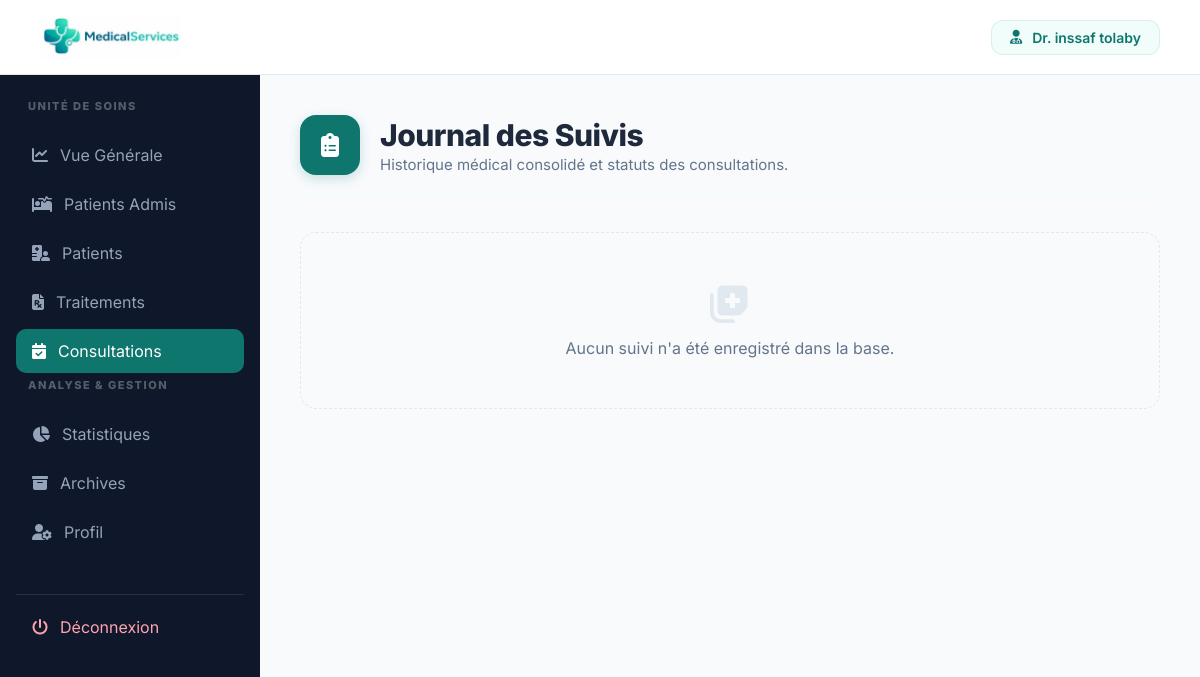
Before: /connexio_utilisateur/suivis.php (signed in) with the older database file.
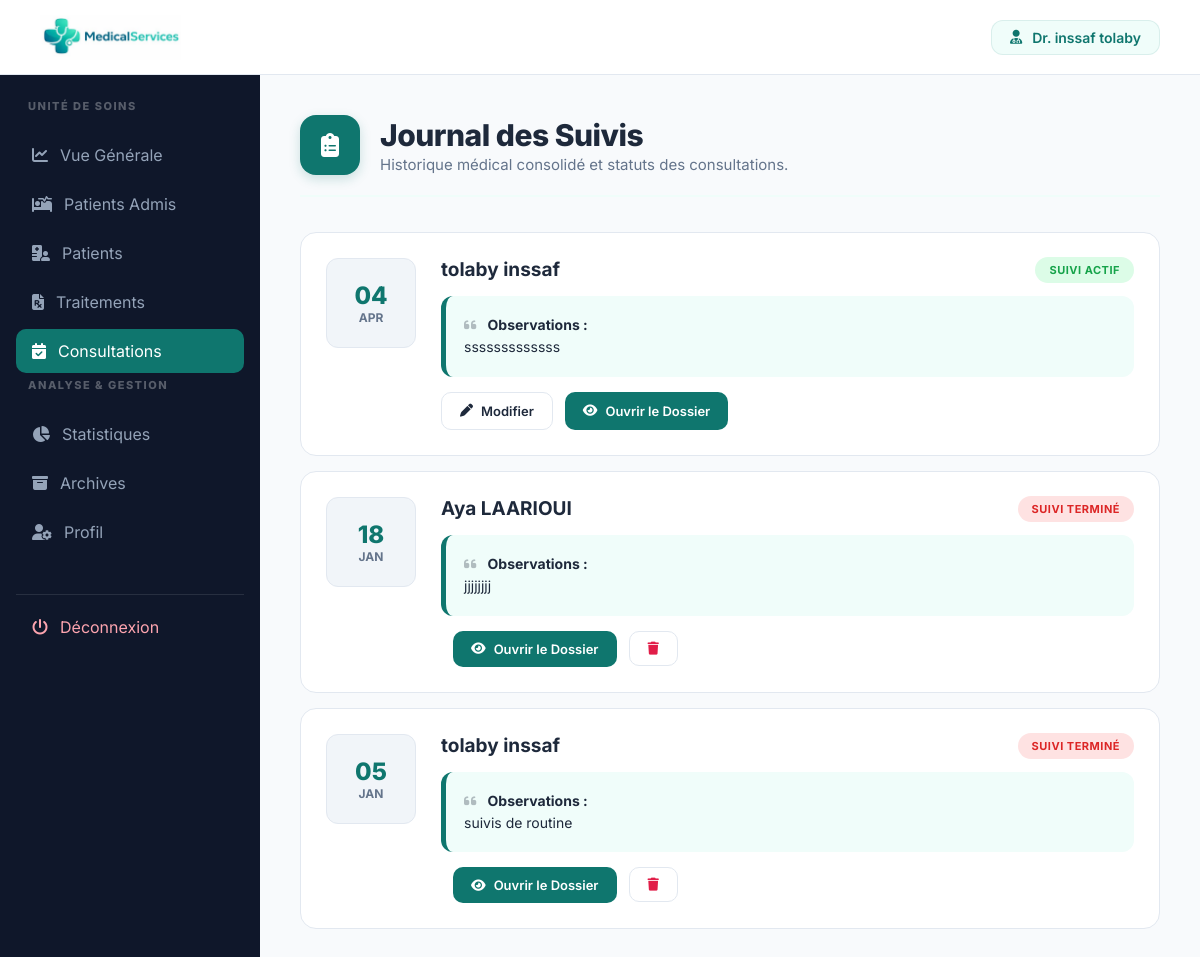
After: the same page with the newer database file.
### tables this page shows
CREATE TABLE `suivis` (
  `id_suivi` int(11) NOT NULL,
  `id_patient` int(11) DEFAULT NULL,
  `id_medecin` int(11) NOT NULL,
  `date_suivi` date DEFAULT NULL,
  `commentaire` text DEFAULT NULL,
  `status` enum('En cours','Terminé') DEFAULT 'En cours'
);

CREATE TABLE `patients` (
  `id_patient` int(11) NOT NULL,
  `CIN` varchar(10) NOT NULL,
  `nom` varchar(50) NOT NULL,
  `prenom` varchar(50) NOT NULL,
  `date_naissance` date DEFAULT NULL,
  `sexe` varchar(255) DEFAULT NULL,
  `adresse` varchar(100) DEFAULT NULL,
  `telephone` varchar(20) DEFAULT NULL,
  `email` varchar(50) DEFAULT NULL,
  `groupe_sanguin` varchar(255) NOT NULL,
  `statut` varchar(255) NOT NULL DEFAULT 'stable',
  `allergies` text NOT NULL,
  `date_inscription` timestamp NOT NULL DEFAULT current_timestamp(),
  `id_medecin` int(11) NOT NULL
);

### connexio_utilisateur/suivis.php (the view, shortened to what the changed rows need)
<?php
include("../config/connexion.php");
$id_medecin = $_SESSION['user_id'];
$stmt = $pdo->prepare("
    SELECT
        s.id_suivi,
        s.date_suivi,
        s.commentaire,
        s.status,
        p.id_patient,
        p.nom,
        p.prenom
    FROM suivis s
    JOIN patients p ON s.id_patient = p.id_patient
    WHERE p.id_medecin = ?
    ORDER BY s.date_suivi DESC
");
$stmt->execute([$id_medecin]);
$suivis = $stmt->fetchAll(PDO::FETCH_ASSOC);
$today = date('Y-m-d');
foreach ($suivis as $key => $s) {
    $dateOnly = date('Y-m-d', strtotime($s['date_suivi']));
    if ($dateOnly <= $today && $s['status'] !== 'Terminé') {
        $suivis[$key]['status'] = 'Terminé';
    }
}
?>
<!DOCTYPE html>
<html lang="fr">
<head>
    <link rel="stylesheet" href="https://cdnjs.cloudflare.com/ajax/libs/font-awesome/6.5.0/css/all.min.css">
</head>
<body>
<div class="container">
<main class="content">
    <div class="page-header">
        <div>
            <h1>Journal des Suivis</h1>
        </div>
    </div>
    <div class="timeline">
        <?php if($suivis): ?>
            <?php foreach($suivis as $s):
                $dateObj = new DateTime($s['date_suivi']);
                $jour = $dateObj->format('d');
                $mois = $dateObj->format('M');
            ?>
            <div class="suivi-card" data-id="<?= $s['id_suivi'] ?>">
                <div class="suivi-date-box">
                    <span class="day"><?= $jour ?></span>
                    <span class="month"><?= $mois ?></span>
                </div>
                <div class="suivi-body">
                    <div style="display: flex; justify-content: space-between; align-items: start;">
                        <div class="patient-name">
                            <?= htmlspecialchars($s['prenom'].' '.$s['nom']) ?>
                        </div>
                        <div class="status-container">
                            <?php if($s['status'] === 'Terminé'): ?>
                                <span class="badge-status status-termine">Suivi Terminé</span>
                            <?php else: ?>
                                <span class="badge-status status-encours">Suivi Actif</span>
                            <?php endif; ?>
                        </div>
                    </div>
                    <div class="commentaire-text">
                        <strong><i class="fa-solid fa-quote-left" style="opacity: 0.3; margin-right: 8px;"></i> Observations :</strong><br>
                        <?= nl2br(htmlspecialchars($s['commentaire'])) ?>
                    </div>
                    <div class="actions-group">
                        <div class="edit-container">
                            <?php if($s['status'] !== 'Terminé'): ?>
                                <a href="modifier_suivi.php?id=<?= $s['id_suivi'] ?>" class="btn-action">
                                    <i class="fa-solid fa-pen"></i> Modifier
                                </a>
                            <?php endif; ?>
                        </div>
                        <a href="dossier_patient.php?id=<?= $s['id_patient'] ?>" class="btn-action btn-folder">
                            <i class="fa-solid fa-eye"></i> Ouvrir le Dossier
                        </a>
                        <div class="delete-container">
                            <?php if($s['status'] === 'Terminé'): ?>
                                <a href="supprimer_suivi.php?id=<?= $s['id_suivi'] ?>"
                                   class="btn-action btn-del"
                                   onclick="return confirm('Supprimer ce compte-rendu définitivement ?')">
                                     <i class="fa-solid fa-trash"></i>
                                </a>
                            <?php endif; ?>
                        </div>
                    </div>
                </div>
            </div>
            <?php endforeach; ?>
        <?php else: ?>
            <div class="suivi-card" style="justify-content: center; padding: 50px; border-style: dashed; background: transparent;">
                <div style="text-align: center;">
                    <i class="fa-solid fa-notes-medical" style="font-size: 40px; color: var(--border); margin-bottom: 15px;"></i>
                    <p style="color: var(--text-muted);">Aucun suivi n'a été enregistré dans la base.</p>
                </div>
            </div>
        <?php endif; ?>
    </div>
</main>
</div>
</body>
</html>

Changed rows visible on the page:
added suivis: date_suivi "04", date_suivi "APR", id_patient.nom "tolaby inssaf", status "SUIVI ACTIF", commentaire "sssssssssssss"
added suivis: date_suivi "18", date_suivi "JAN", id_patient.nom "Aya LAARIOUI", shows "SUIVI TERMINÉ", commentaire "jjjjjjjj"
added suivis: date_suivi "05", date_suivi "JAN", id_patient.nom "tolaby inssaf", status "SUIVI TERMINÉ", commentaire "suivis de routine"
Other visible differences:
text no longer shown: "Aucun suivi n'a été enregistré dans la base."
